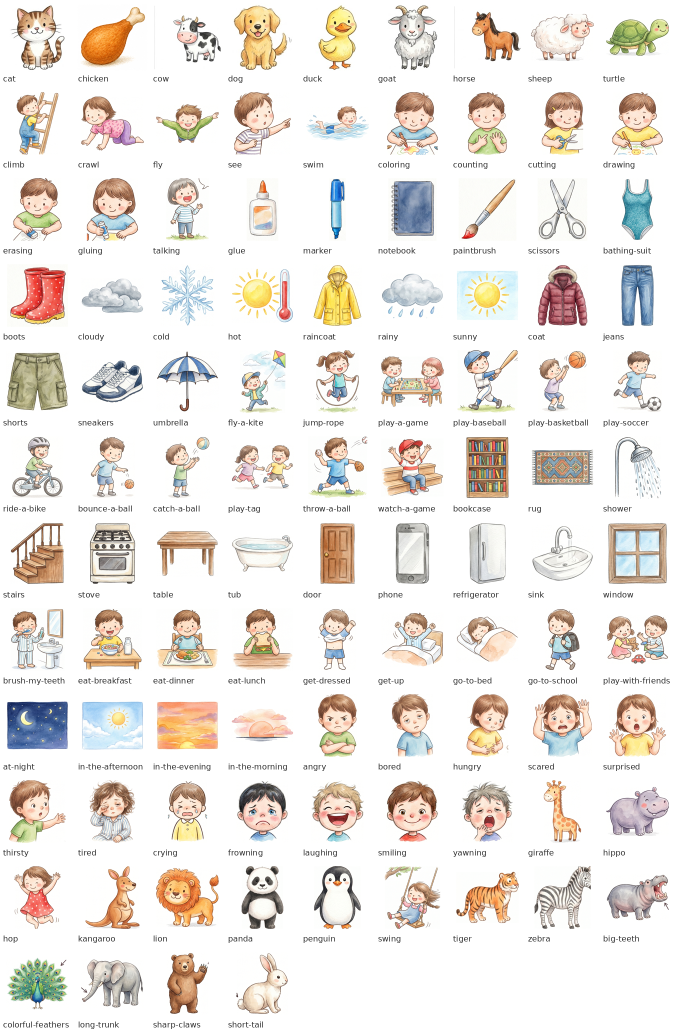
#> input picture 09_Image_Library/_sheets/EOW2-contact-sheet.png, 1350 x 2064 px (shown at 1/2 size)
$ python crop_grid.py EOW2-contact-sheet.png 5 5 grammar-helper-contact.png grammar-helper-contact.png
#> lines starting #> are read from the running program, lines starting #| are printed output that depends on the picture; after the words box and inside, x2 and y2 are one past the last pixel; in counts of white or black regions, pixels touching at a corner belong together
#!/usr/bin/env python3
"""Crop a generated grid image into individual square icons.

Method: split into R row-bands (y-projection of content), then within each band
split into C column-bands (x-projection). For each cell, tight-crop to content,
pad to a centered square with a small margin, resize, and save color + bw.

Usage:
  crop_grid.py <input.png> <rows> <cols> <out_dir> <name1,name2,...>
Names are row-major. Use "skip" for an intentionally blank cell.
"""
import sys, os
from PIL import Image
import numpy as np

WHITE_THR = 244      # pixel considered "white/background" if all channels >= this
MIN_CONTENT = 0.002  # min fraction of dark pixels for a band/cell to count as content
OUT_SIZE = 300
MARGIN = 0.08        # white margin around content when squaring

def content_mask(arr):
    # arr: HxWx3 ; True where non-white (ink/color present)
    return (arr[:, :, :3].min(axis=2) < WHITE_THR)

def bands(profile, n, min_run_frac=0.04):
    """Given a 1-D boolean content profile, return n (start,end) content bands
    by splitting at the n-1 widest gaps. Robust to uneven icon sizes."""
    L = len(profile)
    # find indices that have content
    idx = np.where(profile)[0]
    if len(idx) == 0:
        # fall back to even split
        step = L / n
        return [(int(i*step), int((i+1)*step)) for i in range(n)]
    # build runs of content
    runs = []
    s = idx[0]; prev = idx[0]
    for i in idx[1:]:
        if i == prev + 1:
            prev = i
        else:
            runs.append((s, prev)); s = i; prev = i
    runs.append((s, prev))
    # merge tiny runs into neighbours by gap size: we want exactly n bands.
    # Strategy: compute gaps between consecutive runs; keep splitting only at the
    # largest gaps so we end with n groups.
    if len(runs) <= n:
        groups = [[r] for r in runs]
    else:
        gaps = []
        for i in range(len(runs)-1):
            gaps.append((runs[i+1][0] - runs[i][1], i))  # (gap_size, after_run_i)
        gaps.sort(reverse=True)
        split_after = sorted(g[1] for g in gaps[:n-1])
        groups = []
        cur = [runs[0]]
        si = 0
        for i in range(len(runs)-1):
            if si < len(split_after) and i == split_after[si]:
                groups.append(cur); cur = [runs[i+1]]; si += 1
            else:
                cur.append(runs[i+1])
        groups.append(cur)
    out = []
    for g in groups:
        out.append((g[0][0], g[-1][1]))
    # pad to n if needed
    while len(out) < n:
        out.append(out[-1])
    return out[:n]

def tight_square(cell_arr):
    """Return PIL square image (color) tightly cropped + padded, or None if empty."""
    m = content_mask(cell_arr)
    if m.mean() < MIN_CONTENT:
        return None
    ys, xs = np.where(m)
    y0, y1, x0, x1 = ys.min(), ys.max()+1, xs.min(), xs.max()+1
    crop = cell_arr[y0:y1, x0:x1, :3]
    h, w = crop.shape[:2]
    side = int(max(h, w) * (1 + 2*MARGIN))
    sq = np.full((side, side, 3), 255, np.uint8)
    oy = (side - h)//2; ox = (side - w)//2
    sq[oy:oy+h, ox:ox+w] = crop
    img = Image.fromarray(sq, "RGB").resize((OUT_SIZE, OUT_SIZE), Image.LANCZOS)
    return img

def main():
    inp, rows, cols, out_dir, names = sys.argv[1], int(sys.argv[2]), int(sys.argv[3]), sys.argv[4], sys.argv[5]
    names = names.split(",")
    os.makedirs(out_dir, exist_ok=True)
    im = Image.open(inp).convert("RGB")
#> im is the input picture: PIL image 1350x2064 RGB; mean R, G, B 236.9, 231.8, 226.7
    arr = np.asarray(im)
    H, W = arr.shape[:2]
#> H = 2064; W = 1350
    m = content_mask(arr)
#> in content_mask, `return (arr[:, :, :3].min(axis=2) < WHITE_THR)`:
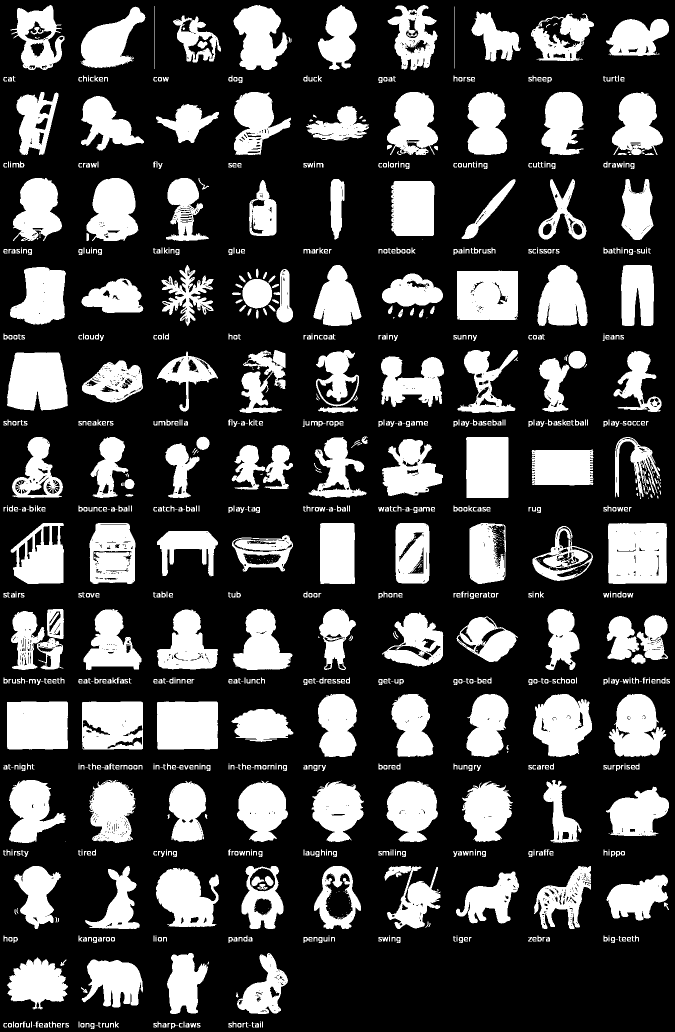
#> returned value: shape (2064, 1350) bool (shown at 1/2 size); 27.3% white; 1132 white regions (332 under 20 px), largest, box (x1, y1, x2, y2) and area: (1216, 1046, 1334, 1168) 13846, (14, 705, 136, 821) 12043, (914, 541, 1036, 640) 11562
    row_prof = m.sum(axis=1) > (W * 0.004)
    rbands = bands(row_prof, rows)
#> in bands, `L = len(profile)`: L = 2064
#> in bands, `idx = np.where(profile)[0]`: idx = 1675 values from 10 to 2057
#> in bands, `s = idx[0]`: s = 10
#> after the loop in bands, `for i in idx[1:]:`: runs = 25 pairs, first value 10 to 2043, second value 139 to 2054
#> the loop in bands, `for i in range(len(runs)-1):` made 25 passes
#> after the loop in bands, `for i in range(len(runs)-1):`: gaps = 25 pairs, first value 2 to 21, second value 0 to 24
#> in bands, `split_after = sorted(g[1] for g in gaps[:n-1])`: split_after = [5, 11, 14, 22]
#> in bands, `cur = [runs[0]]`: cur = [(10, 139)]
#> the loop in bands, `for i in range(len(runs)-1):` made 25 passes
#> after the loop in bands, `for i in range(len(runs)-1):`: groups = 4 items; si = 4
#> the loop in bands, `for g in groups:` made 5 passes
#> g on passes 3, 5: [(1046, 1167), (1183, 1194), (1196, 1197)], [(1906, 2027), (2043, 2054), (2056, 2057)]
#> after the loop in bands, `for g in groups:`: out = [(10, 509), (530, 1025), (1046, 1197), (1218, 1885), (1906, 2057)]
#> rbands has the same summary as out in bands
    cells = []
    for (ry0, ry1) in rbands:
        sub = m[ry0:ry1, :]
        col_prof = sub.sum(axis=0) > (sub.shape[0] * 0.004)
        cbands = bands(col_prof, cols)
        for (cx0, cx1) in cbands:
            cells.append((ry0, ry1, cx0, cx1))
#> this loop made 5 passes
#> (ry0, ry1, split_after in bands) on passes 1 to 4: (10, 509, [1, 4, 7, 9]), (530, 1025, [2, 3, 4, 6]), (1046, 1197, [3, 11, 15, 19]), (1218, 1885, [1, 3, 4, 7])
#> (ry0, ry1, split_after in bands, cbands) on pass 5: (1906, 2057, [0, 2, 4, 6], [(6, 137), (157, 285), (306, 322), (325, 417), (456, 575)])
#> pass 1, in main, `sub = m[ry0:ry1, :]`:
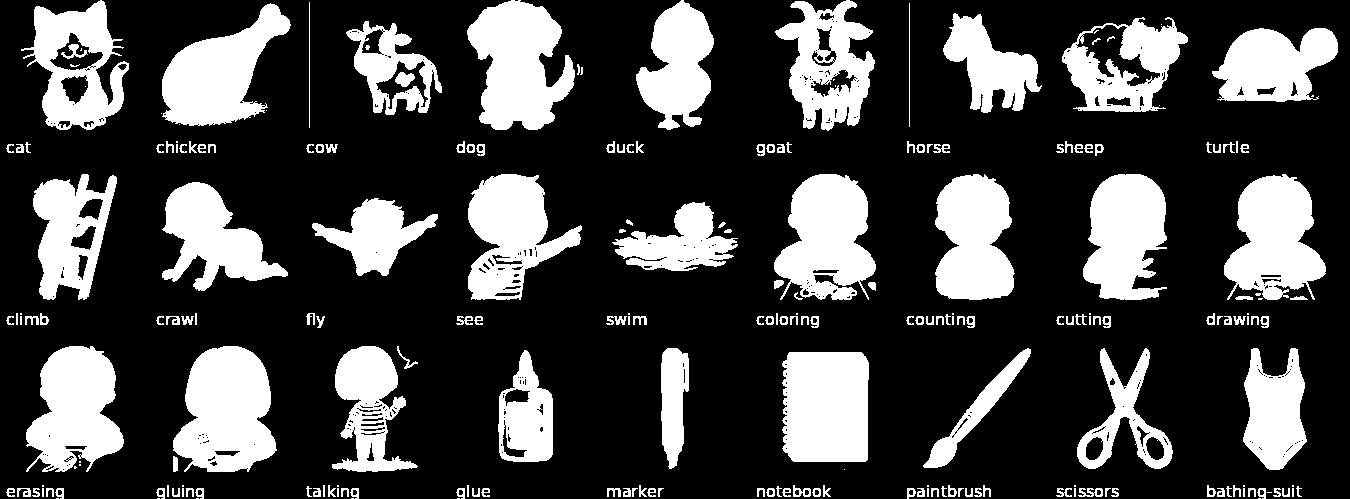
#> sub: shape (499, 1350) bool; 26.8% white; 230 white regions (55 under 20 px), largest, box (x1, y1, x2, y2) and area: (173, 346, 277, 472) 9533, (467, 0, 575, 130) 9270, (782, 352, 869, 462) 9148
#> pass 3, in main, `sub = m[ry0:ry1, :]`:
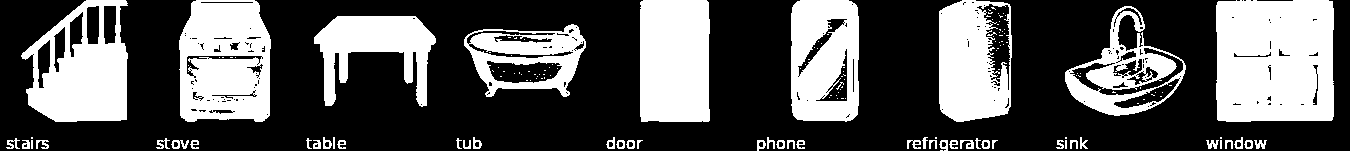
#> sub: shape (151, 1350) bool; 34.6% white; 153 white regions (104 under 20 px), largest, box (x1, y1, x2, y2) and area: (1216, 0, 1334, 122) 13846, (179, 0, 271, 122) 9430, (640, 0, 710, 122) 8418
#> after the loop, cells = 25 items, first 6: (10, 509, 6, 128), (10, 509, 156, 582), (10, 509, 606, 875), (10, 509, 907, 1187), (10, 509, 1206, 1337), (530, 1025, 7, 435)
    saved = []
    for i, (ry0, ry1, cx0, cx1) in enumerate(cells):
        if i >= len(names): break
        name = names[i].strip()
        if name == "skip" or name == "":
            continue
        # add a little context padding around the detected band before tight crop
        pad = 6
        yy0, yy1 = max(0, ry0-pad), min(H, ry1+pad)
        xx0, xx1 = max(0, cx0-pad), min(W, cx1+pad)
        cell = arr[yy0:yy1, xx0:xx1]
        sq = tight_square(cell)
        if sq is None:
            print(f"  [skip-empty] cell {i} ({name})")
            continue
        cpath = os.path.join(out_dir, f"{name}-v1-color.png")
        bpath = os.path.join(out_dir, f"{name}-v1-bw.png")
        sq.save(cpath)
        sq.convert("L").save(bpath)
        saved.append(name)
#> this loop made 2 passes
#> (ry0, ry1, cx0, cx1, name, pad, yy0, yy1) on pass 1: (10, 509, 6, 128, 'grammar-helper-contact.png', 6, 4, 515)
#> pass 1, in main, `cell = arr[yy0:yy1, xx0:xx1]`:
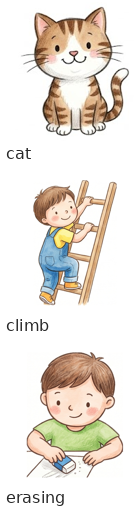
#> cell: shape (511, 134, 3); mean R, G, B 233.5, 226.7, 218.7
#> pass 1, in tight_square, `m = content_mask(cell_arr)`:
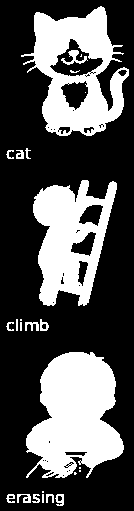
#> m: shape (511, 134) bool; 32.5% white; 26 white regions (10 under 20 px), largest, box (x1, y1, x2, y2) and area: (26, 352, 124, 478) 8364, (21, 6, 129, 136) 6937, (33, 180, 117, 306) 6133
#> pass 1, in tight_square, `crop = cell_arr[y0:y1, x0:x1, :3]`:
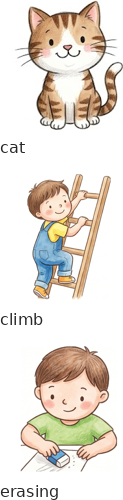
#> crop: shape (500, 123, 3); mean R, G, B 231, 223.5, 214.6
#> after the loop:
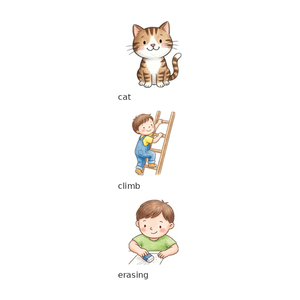
#> sq: PIL image 300x300 RGB; mean R, G, B 250.5, 249.2, 247.5
#> after the loop, saved = ['grammar-helper-contact.png']
    print("SAVED:", saved)
#| SAVED: ['grammar-helper-contact.png']

if __name__ == "__main__":
    main()
